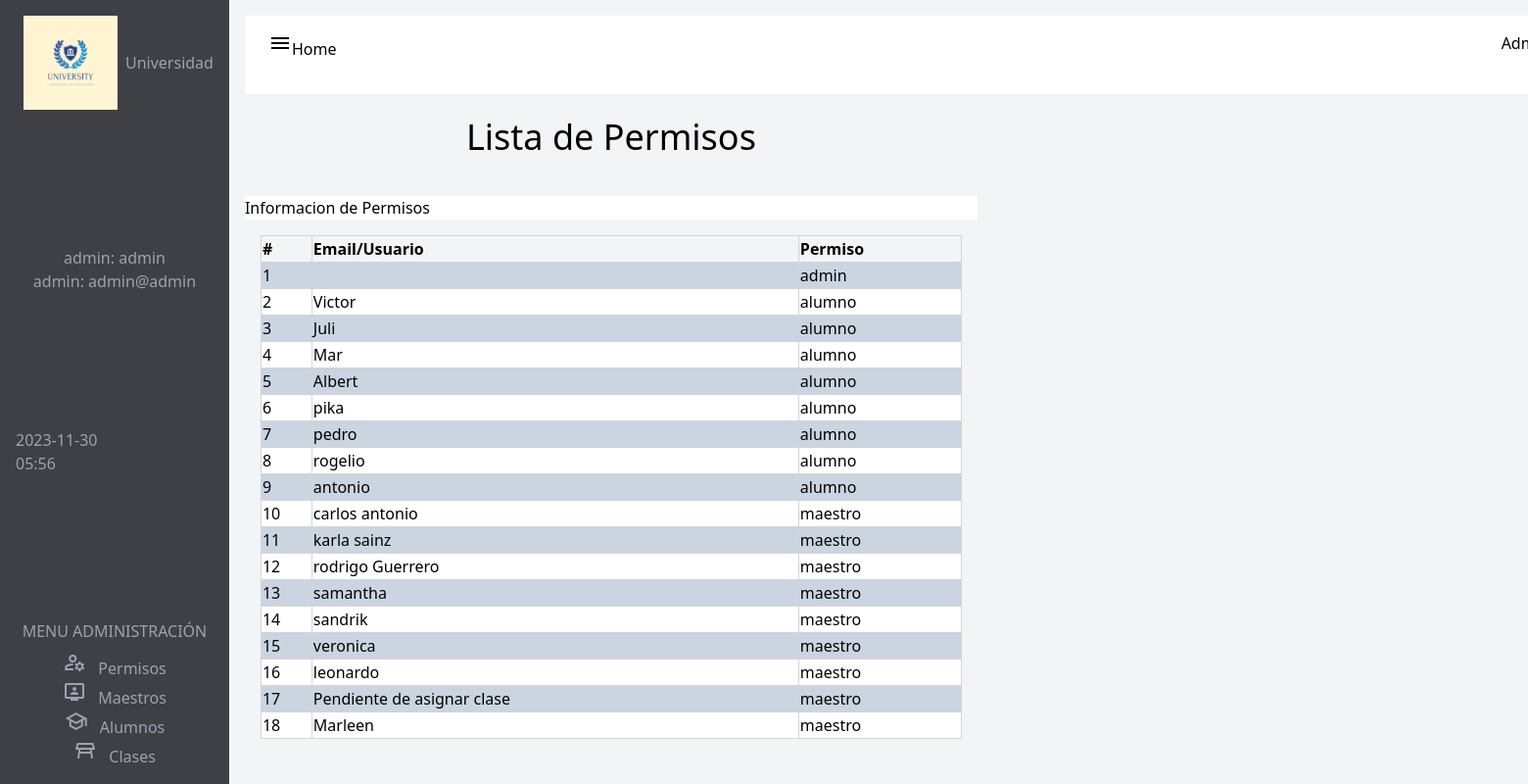
Screenshot of /vista-permisos (signed in) with the database file from the repository.
### tables this page shows
CREATE TABLE `usuarios` (
  `id` int(11) NOT NULL,
  `nombre` varchar(200) DEFAULT NULL,
  `correo` varchar(200) DEFAULT NULL,
  `contrasena` varchar(200) DEFAULT NULL,
  `rol_id` int(11) DEFAULT NULL
);

CREATE TABLE `roles` (
  `id` int(11) NOT NULL,
  `rol` varchar(50) DEFAULT NULL
);

### controllers/AdminController.php (called while the page is built, shortened)
<?php
require_once($_SERVER["DOCUMENT_ROOT"] . "/models/AdminModel.php");
class AdminController
{
    public function Roles()
    {
        $roles = new Admin();
        $data = $roles->Roles();
        include $_SERVER['DOCUMENT_ROOT'] . "/views/viewsAdmin/viewsPermisos/AdminPermisos.php";
    }
}

### basedata/Data.php (called while the page is built)
<?php
class Data
{
    private $host, $username, $password, $dbname, $dsn, $pdo;
    public function __construct()
    {
        $this->host = "localhost";
        $this->username = "root";
        $this->password = "";
        $this->dbname = "universidad";
        $this->dsn = "mysql:host=$this->host;dbname=$this->dbname";
    }
    public function connect()
    {
        $options = [PDO::ATTR_ERRMODE, PDO::ERRMODE_EXCEPTION];
        try {
            $this->pdo = new PDO($this->dsn, $this->username, $this->password, $options);
            return $this->pdo;
        } catch (PDOException $e) {
            echo "Error: " . $e->getMessage();
        }
    }
}

### models/AdminModel.php (called while the page is built, shortened)
<?php
require_once($_SERVER["DOCUMENT_ROOT"] . "/basedata/Data.php");
class Admin
{
    private $connection;
    public function __construct()
    {
        $data = new Data();
        $this->connection = $data->connect();
    }
    public function Roles()
    {
        $res = $this->connection->query("SELECT
        u.nombre AS nombre_usuario,
        r.rol,
        CASE
            WHEN r.rol = 'maestro' THEN m.nombre
            WHEN r.rol = 'alumno' THEN a.nombre
            ELSE ''
        END AS nombre_persona
            FROM
                usuarios u
            JOIN
                roles r ON u.rol_id = r.id
            LEFT JOIN
                maestros m ON u.id = m.id_rol
            LEFT JOIN
                alumnos a ON u.id = a.id_rol;
            ");
        $data = $res->fetchAll(PDO::FETCH_ASSOC);
        return $data;
    }
}

### views/viewsAdmin/viewsPermisos/AdminPermisos.php (the view, shortened to what this page needs)
<?php
$userData = $_SESSION['user'];
?>
<!DOCTYPE html>
<html lang="en">
<head>
    <script src="https://cdn.tailwindcss.com"></script>
</head>
<body class="flex bg-gray-100">
    <section id="bloque" class="bg-zinc-700 text-gray-400 h-screen flex flex-col justify-between p-4">
        <section id="logo" class="flex items-center">
            <img src="/img/logo.jpg" alt="" class="w-24 mx-2">
            <h2 class="text-center">Universidad</h2>
        </section>
        <section id="admin" class="text-center">
        <h2>admin:  <?php echo $userData['nombre']; ?></h2>
            <p>admin:  <?php echo $userData['correo']; ?></p>
        </section>
        <?php
        $fecha= date('Y-m-d');
        $hora = date('H:i');
        echo "$fecha";
        echo "<br>";
        echo "$hora";
        ?>
        <section id="cuerpo" class="mt-2">
            <h2 class="text-center mb-2">MENU ADMINISTRACIÓN</h2>
            <div class="flex flex-col items-center">
                <div>
                    <span class="material-symbols-outlined">manage_accounts</span>
                    <a href="/vista-permisos" class="ml-2">Permisos</a>
                </div>
                <div>
                    <span class="material-symbols-outlined">tv_signin</span>
                    <a href="/vista-maestros" class="ml-2">Maestros</a>
                </div>
                <div>
                    <span class="material-symbols-outlined">school</span>
                    <a href="/vista-alumnos" class="ml-2">Alumnos</a>
                </div>
                <div>
                    <span class="material-symbols-outlined">table_restaurant</span>
                    <a href="/vista-clases" class="ml-2">Clases</a>
                </div>
            </div>
        </section>
    </section>
    <section class="w-1/2 p-4">
        <section id="home" class="flex w-full bg-white p-4 " style="width: 1450px;">
            <div>
                <a href="/vista-home" class="ml-2"><span class="material-symbols-outlined">menu</span>Home</a>
            </div>
            <div class="ml-auto">
                Administrador
            </div>
        </section>
        <section id="Dashboard" class="mb-4">
            <h1 class="text-center text-4xl text-black p-6">Lista de Permisos</h1>
        </section>
        <section id="bienvenido" class="w-full bg-white p- max-w-screen-xl">
            <h6 class="text-left">Informacion de Permisos</h6>
        </section>
        <section>
            <div class="w-full p-4 overflow-x-auto">
                <table class="w-full border border-gray-300">
                    <thead>
                        <tr>
                            <th class="border border-gray-300 text-left align-middle">#</th>
                            <th class="border border-gray-300 text-left align-middle">Email/Usuario</th>
                            <th class="border border-gray-300 text-left align-middle">Permiso</th>
                        </tr>
                    </thead>
                    <tbody>
                        <?php foreach ($data as $index => $admin) { ?>
                            <tr class="<?= $index % 2 === 0 ? 'bg-slate-300' : 'bg-white' ?>">
                                <td class="border border-gray-300"><?= $index + 1 ?></td>
                                <td class="border border-gray-300"><?= $admin["nombre_persona"] ?></td>
                                <td class="border border-gray-300"><?= $admin["rol"] ?></td>
                            </tr>
                        <?php } ?>
                    </tbody>
                </table>
            </div>
        </section>
    </section>
</body>
</html>

### rows the page displays
usuarios: rol.rol "admin"
usuarios: nombre_persona "Victor", rol.rol "alumno", nombre_persona "Juli", nombre_persona "Mar", nombre_persona "Albert", nombre_persona "pika", nombre_persona "pedro", nombre_persona "rogelio", nombre_persona "antonio"
usuarios: nombre_persona "carlos antonio", rol.rol "maestro", nombre_persona "karla sainz", nombre_persona "rodrigo Guerrero", nombre_persona "samantha", nombre_persona "sandrik", nombre_persona "veronica", nombre_persona "leonardo", nombre_persona "Pendiente de asignar clase", nombre_persona "Marleen"

### other values shown
$userData['nombre'] "admin"
$userData['correo'] "admin@admin"
